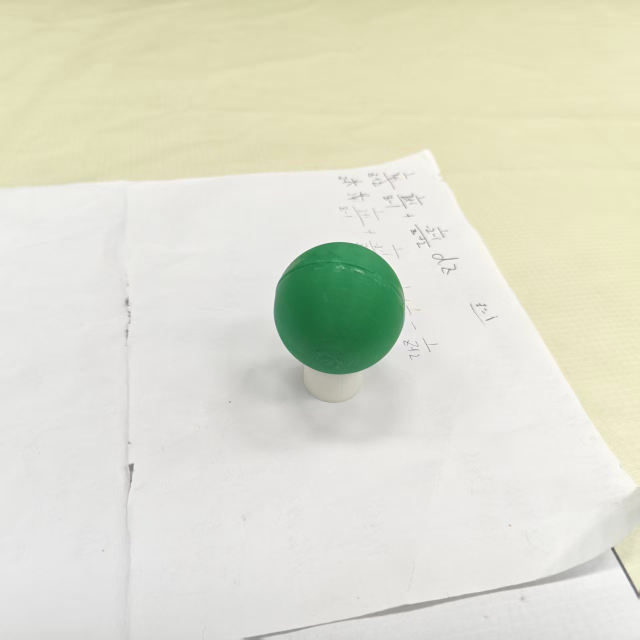
//> input picture 4_opencv_learn/pictures/green_ball.jpg, 1280 x 1280 px (shown at 1/2 size)
$ ./8_find_shapes pictures/green_ball.jpg   (built with g++ and OpenCV 4)
//> lines starting //> are read from the running program, lines starting //| are printed output that depends on the picture; after the words box and inside, x2 and y2 are one past the last pixel; in counts of white or black regions, pixels touching at a corner belong together
#include <opencv2/opencv.hpp>
#include <iostream>


void plot_shapes()
{
    cv::Mat img(512,512,CV_8UC3,cv::Scalar(0,0,0));
    cv::circle(img, cv::Point(100, 70), 50, cv::Scalar(255, 0, 0), cv::FILLED);
    cv::rectangle(img, cv::Point(150, 150), cv::Point(200, 300), cv::Scalar(0, 255, 0), cv::FILLED);
    cv::ellipse(img, cv::Point(350, 200), cv::Size(100, 50), 0, 0, 360, cv::Scalar(0, 0, 255), cv::FILLED);
    //三角形
    cv::Point pts[3];
    pts[0] = cv::Point(400, 300);
    pts[1] = cv::Point(500, 300);
    pts[2] = cv::Point(450, 250);
    cv::fillConvexPoly(img, pts, 3, cv::Scalar(255, 255, 0), cv::LINE_AA);
}
cv::Mat img_Gray,img_Blur,img_Canny,img_Dilate,img_Erode;
int main(int argc, char** argv)
{
    using namespace cv;
    if(argc < 2)
    {
        std::cout << "Usage: " << argv[0] << " <image_path>" << std::endl;
        return -1;
    }
    std::string image_path = argv[1];
    std::cout << image_path << std::endl;
    Mat img = imread(image_path);
//> img is the input picture: 1280 rows x 1280 cols, CV_8UC3; mean B, G, R 206.8, 223.1, 222.2
    if (img.empty()) {
        std::cout << "Error: Image not loaded properly!" << std::endl;
        return -1;
    }
    cvtColor(img,img_Gray,COLOR_BGR2GRAY);
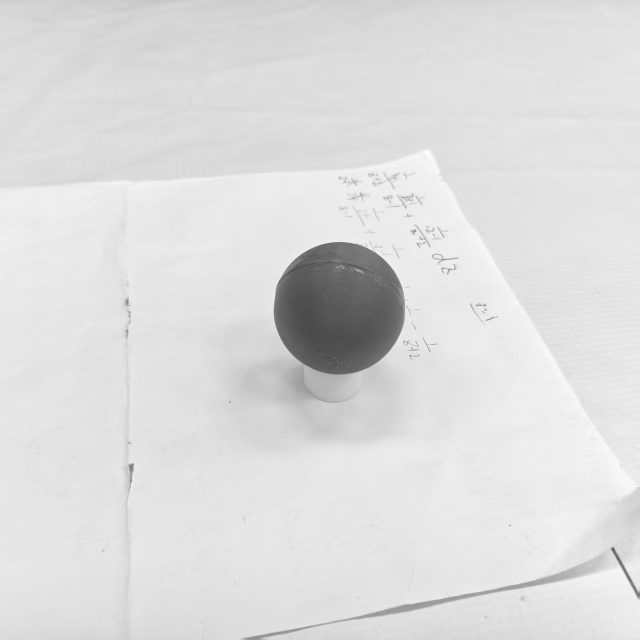
//> img_Gray: 1280 rows x 1280 cols, CV_8UC1 (shown at 1/2 size); min 71, max 253, mean 221

    GaussianBlur(img_Gray,img_Blur,Size(5,5),0);
    Canny(img_Blur,img_Canny,25,75);
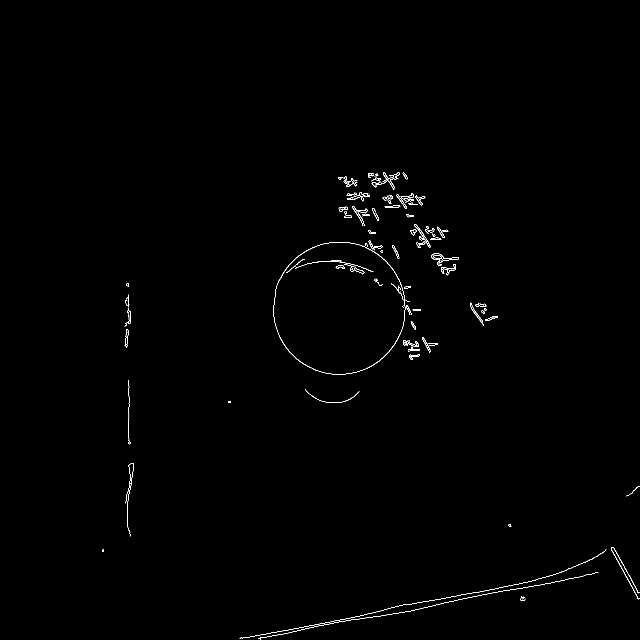
//> img_Canny: 1280 rows x 1280 cols, CV_8UC1 (shown at 1/2 size); 0.47% white in thin lines or dots, all inside (x1, y1, x2, y2) = (204, 345, 1280, 1280)
    Mat kernel = getStructuringElement(MORPH_RECT, Size(3, 3));
    dilate(img_Canny,img_Dilate,kernel);
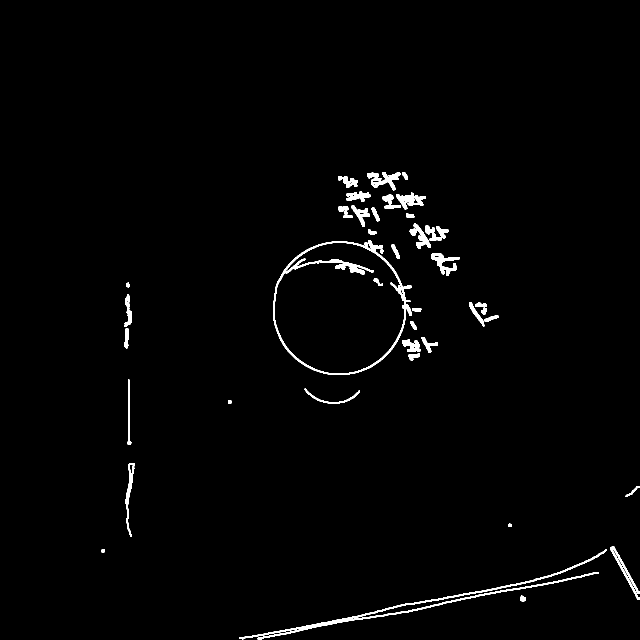
//> img_Dilate: 1280 rows x 1280 cols, CV_8UC1 (shown at 1/2 size); 1.5% white; 42 white regions, largest, box (x1, y1, x2, y2) and area: (546, 480, 824, 750) 5273, (478, 1098, 1214, 1280) 4921, (735, 344, 801, 381) 1104


    // imshow("Shapes", img);
    // imshow("Gray", img_Gray);
    // imshow("Blur", img_Blur);
    imshow("Canny", img_Canny);
    // plt::imshow(img_Canny);
    // plt::show();
    waitKey(0);
    destroyAllWindows();
    return 0;
}
